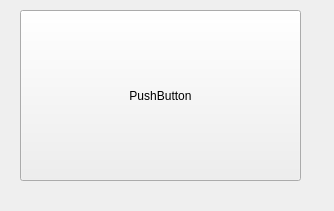
<?xml version="1.0" encoding="UTF-8"?>
<ui version="4.0">
 <class>Form</class>
 <widget class="QWidget" name="Form">
  <property name="geometry">
   <rect>
    <x>0</x>
    <y>0</y>
    <width>334</width>
    <height>211</height>
   </rect>
  </property>
  <property name="windowTitle">
   <string>Form</string>
  </property>
  <widget class="QPushButton" name="pushButton">
   <property name="geometry">
    <rect>
     <x>20</x>
     <y>10</y>
     <width>281</width>
     <height>171</height>
    </rect>
   </property>
   <property name="text">
    <string>PushButton</string>
   </property>
   <property name="default">
    <bool>false</bool>
   </property>
   <property name="flat">
    <bool>false</bool>
   </property>
  </widget>
 </widget>
 <tabstops>
  <tabstop>pushButton</tabstop>
 </tabstops>
 <resources/>
 <connections>
  <connection>
   <sender>pushButton</sender>
   <signal>clicked()</signal>
   <receiver>Form</receiver>
   <slot>close()</slot>
   <hints>
    <hint type="sourcelabel">
     <x>215</x>
     <y>159</y>
    </hint>
    <hint type="destinationlabel">
     <x>244</x>
     <y>247</y>
    </hint>
   </hints>
  </connection>
 </connections>
</ui>
